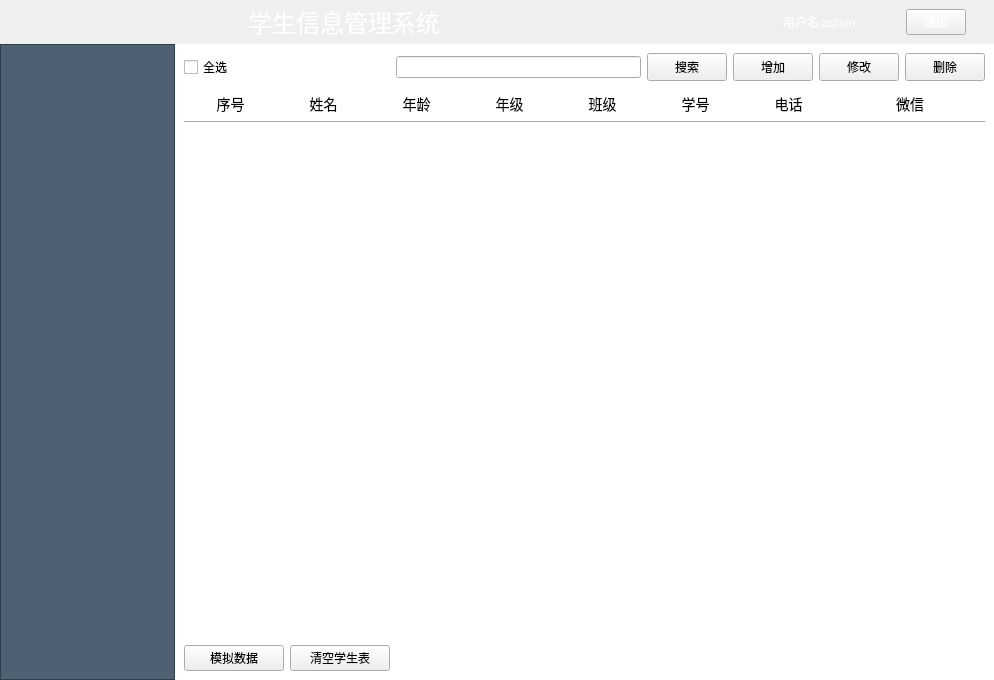
<?xml version="1.0" encoding="UTF-8"?>
<ui version="4.0">
 <class>MainWindow</class>
 <widget class="QMainWindow" name="MainWindow">
  <property name="geometry">
   <rect>
    <x>0</x>
    <y>0</y>
    <width>994</width>
    <height>680</height>
   </rect>
  </property>
  <property name="minimumSize">
   <size>
    <width>994</width>
    <height>680</height>
   </size>
  </property>
  <property name="maximumSize">
   <size>
    <width>994</width>
    <height>680</height>
   </size>
  </property>
  <property name="windowTitle">
   <string>学生管理系统</string>
  </property>
  <property name="windowIcon">
   <iconset resource="res.qrc">
    <normaloff>:/image/login.png</normaloff>:/image/login.png</iconset>
  </property>
  <property name="toolTip">
   <string>这是学生管理系统</string>
  </property>
  <property name="styleSheet">
   <string notr="true">QWidget#centralwidget{background-color:#34495e};</string>
  </property>
  <widget class="QWidget" name="centralwidget">
   <property name="styleSheet">
    <string notr="true"/>
   </property>
   <layout class="QGridLayout" name="gridLayout_3">
    <property name="leftMargin">
     <number>0</number>
    </property>
    <property name="topMargin">
     <number>0</number>
    </property>
    <property name="rightMargin">
     <number>0</number>
    </property>
    <property name="bottomMargin">
     <number>0</number>
    </property>
    <property name="spacing">
     <number>0</number>
    </property>
    <item row="0" column="0" colspan="2">
     <widget class="QWidget" name="bg_title" native="true">
      <property name="styleSheet">
       <string notr="true">color: rgb(255, 255, 255);</string>
      </property>
      <layout class="QGridLayout" name="gridLayout_2">
       <property name="leftMargin">
        <number>0</number>
       </property>
       <property name="topMargin">
        <number>0</number>
       </property>
       <property name="rightMargin">
        <number>0</number>
       </property>
       <property name="bottomMargin">
        <number>0</number>
       </property>
       <item row="0" column="3">
        <widget class="QWidget" name="widget_2" native="true">
         <property name="minimumSize">
          <size>
           <width>300</width>
           <height>0</height>
          </size>
         </property>
         <property name="styleSheet">
          <string notr="true">QWidget{background-color:#34495e};</string>
         </property>
         <layout class="QGridLayout" name="gridLayout">
          <item row="0" column="2">
           <widget class="QPushButton" name="btn_exit">
            <property name="minimumSize">
             <size>
              <width>0</width>
              <height>20</height>
             </size>
            </property>
            <property name="maximumSize">
             <size>
              <width>60</width>
              <height>16777215</height>
             </size>
            </property>
            <property name="styleSheet">
             <string notr="true">QPushButton{background-color:#1abc9c;border-radius:6;color:white};</string>
            </property>
            <property name="text">
             <string>退出</string>
            </property>
           </widget>
          </item>
          <item row="0" column="0">
           <widget class="QLabel" name="label_3">
            <property name="maximumSize">
             <size>
              <width>40</width>
              <height>40</height>
             </size>
            </property>
            <property name="styleSheet">
             <string notr="true">border-image: url(:/image/admin.png);</string>
            </property>
            <property name="text">
             <string/>
            </property>
           </widget>
          </item>
          <item row="0" column="1">
           <widget class="QLabel" name="label_2">
            <property name="maximumSize">
             <size>
              <width>100</width>
              <height>16777215</height>
             </size>
            </property>
            <property name="text">
             <string>用户名:admin</string>
            </property>
           </widget>
          </item>
         </layout>
        </widget>
       </item>
       <item row="0" column="0">
        <spacer name="horizontalSpacer">
         <property name="orientation">
          <enum>Qt::Horizontal</enum>
         </property>
         <property name="sizeHint" stdset="0">
          <size>
           <width>40</width>
           <height>20</height>
          </size>
         </property>
        </spacer>
       </item>
       <item row="0" column="1">
        <widget class="QLabel" name="label">
         <property name="font">
          <font>
           <family>Agency FB</family>
           <pointsize>18</pointsize>
          </font>
         </property>
         <property name="text">
          <string>学生信息管理系统</string>
         </property>
         <property name="alignment">
          <set>Qt::AlignCenter</set>
         </property>
        </widget>
       </item>
       <item row="0" column="2">
        <spacer name="horizontalSpacer_2">
         <property name="orientation">
          <enum>Qt::Horizontal</enum>
         </property>
         <property name="sizeHint" stdset="0">
          <size>
           <width>40</width>
           <height>20</height>
          </size>
         </property>
        </spacer>
       </item>
      </layout>
     </widget>
    </item>
    <item row="1" column="0">
     <widget class="QTreeWidget" name="treeWidget">
      <property name="maximumSize">
       <size>
        <width>175</width>
        <height>16777215</height>
       </size>
      </property>
      <property name="styleSheet">
       <string notr="true">QTreeWidget{background-color:rgba(52,73,94,220);color:white;}</string>
      </property>
      <attribute name="headerVisible">
       <bool>false</bool>
      </attribute>
      <column>
       <property name="text">
        <string>afadfadfa</string>
       </property>
      </column>
     </widget>
    </item>
    <item row="1" column="1">
     <widget class="QStackedWidget" name="stackedWidget">
      <property name="styleSheet">
       <string notr="true">QStackedWidget{background-color:white;}
</string>
      </property>
      <property name="currentIndex">
       <number>0</number>
      </property>
      <widget class="QWidget" name="page">
       <property name="styleSheet">
        <string notr="true">QPushButton{background-color:#1abc9c;border-radius:6;color: rgb(255, 255, 255);};
</string>
       </property>
       <layout class="QGridLayout" name="gridLayout_4">
        <item row="0" column="6">
         <widget class="QPushButton" name="pushButton_4">
          <property name="minimumSize">
           <size>
            <width>80</width>
            <height>28</height>
           </size>
          </property>
          <property name="text">
           <string>删除</string>
          </property>
          <property name="btn" stdset="0">
           <string>main</string>
          </property>
         </widget>
        </item>
        <item row="1" column="0" colspan="7">
         <widget class="QTableWidget" name="tableWidget">
          <property name="styleSheet">
           <string notr="true">QHeaderView::section{
	color：#909399;
	font-size:14px;
    text-align:center;
	height:34px;
	background-color:#d1dff0;
	border:1px solid #8facc9;
	border-left:none;
 	background-color:white;
	border-top:none;
	border-left:none;
	border-right:none;
}
QTableWidget{color:#677483;border:none;}</string>
          </property>
          <attribute name="horizontalHeaderDefaultSectionSize">
           <number>93</number>
          </attribute>
          <attribute name="horizontalHeaderStretchLastSection">
           <bool>true</bool>
          </attribute>
          <attribute name="verticalHeaderVisible">
           <bool>false</bool>
          </attribute>
          <column>
           <property name="text">
            <string>序号</string>
           </property>
          </column>
          <column>
           <property name="text">
            <string>姓名</string>
           </property>
          </column>
          <column>
           <property name="text">
            <string>年龄</string>
           </property>
          </column>
          <column>
           <property name="text">
            <string>年级</string>
           </property>
          </column>
          <column>
           <property name="text">
            <string>班级</string>
           </property>
          </column>
          <column>
           <property name="text">
            <string>学号</string>
           </property>
          </column>
          <column>
           <property name="text">
            <string>电话</string>
           </property>
          </column>
          <column>
           <property name="text">
            <string>微信</string>
           </property>
          </column>
         </widget>
        </item>
        <item row="0" column="5">
         <widget class="QPushButton" name="btn_update">
          <property name="minimumSize">
           <size>
            <width>80</width>
            <height>28</height>
           </size>
          </property>
          <property name="text">
           <string>修改</string>
          </property>
          <property name="btn" stdset="0">
           <string>main</string>
          </property>
         </widget>
        </item>
        <item row="0" column="2">
         <widget class="QLineEdit" name="le_search"/>
        </item>
        <item row="2" column="0">
         <widget class="QPushButton" name="btn_moni">
          <property name="minimumSize">
           <size>
            <width>100</width>
            <height>20</height>
           </size>
          </property>
          <property name="text">
           <string>模拟数据</string>
          </property>
         </widget>
        </item>
        <item row="0" column="0">
         <widget class="QCheckBox" name="checkBox">
          <property name="text">
           <string>全选</string>
          </property>
         </widget>
        </item>
        <item row="0" column="4">
         <widget class="QPushButton" name="btn_add">
          <property name="minimumSize">
           <size>
            <width>80</width>
            <height>28</height>
           </size>
          </property>
          <property name="text">
           <string>增加</string>
          </property>
          <property name="btn" stdset="0">
           <string>main</string>
          </property>
         </widget>
        </item>
        <item row="0" column="3">
         <widget class="QPushButton" name="btn_search">
          <property name="minimumSize">
           <size>
            <width>80</width>
            <height>28</height>
           </size>
          </property>
          <property name="text">
           <string>搜索</string>
          </property>
          <property name="btn" stdset="0">
           <string>main</string>
          </property>
         </widget>
        </item>
        <item row="2" column="2">
         <widget class="QLabel" name="lb_cnt">
          <property name="text">
           <string/>
          </property>
         </widget>
        </item>
        <item row="2" column="1">
         <widget class="QPushButton" name="btn_clear">
          <property name="minimumSize">
           <size>
            <width>100</width>
            <height>20</height>
           </size>
          </property>
          <property name="text">
           <string>清空学生表</string>
          </property>
         </widget>
        </item>
       </layout>
      </widget>
      <widget class="QWidget" name="page_2"/>
     </widget>
    </item>
   </layout>
  </widget>
 </widget>
 <resources>
  <include location="res.qrc"/>
 </resources>
 <connections/>
</ui>
